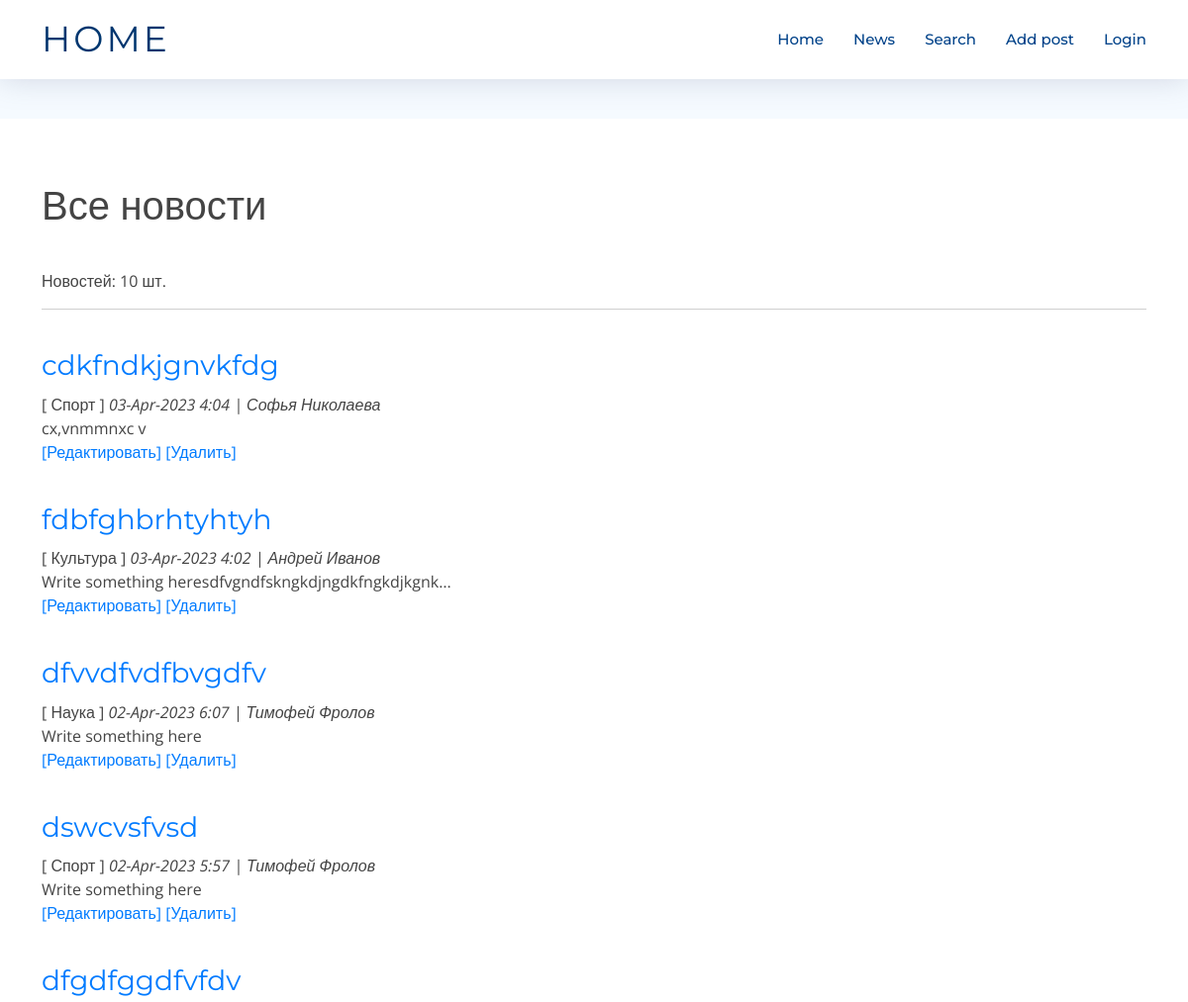
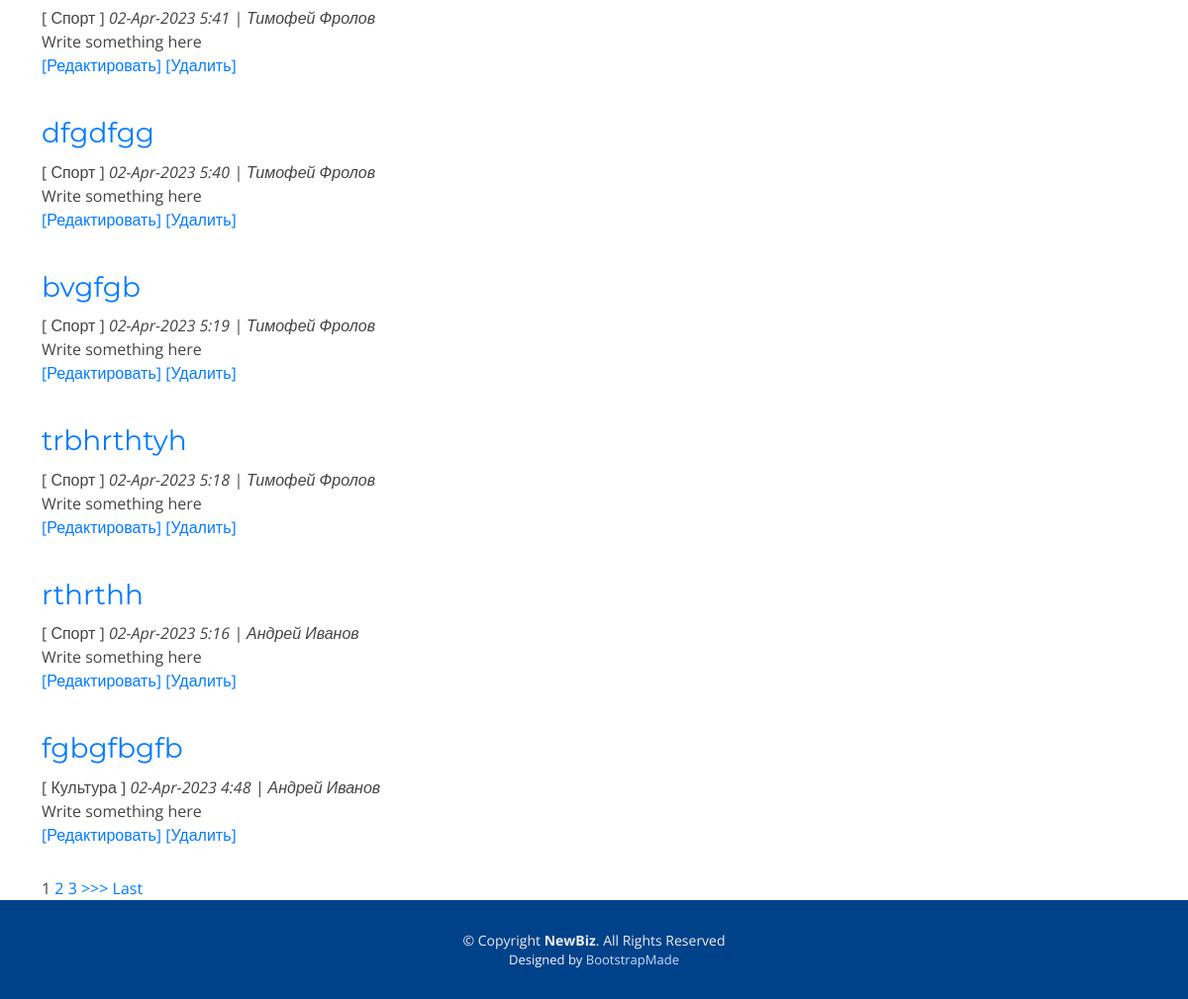
The page /news/ on the database as committed earlier (2 pictures, top to bottom).
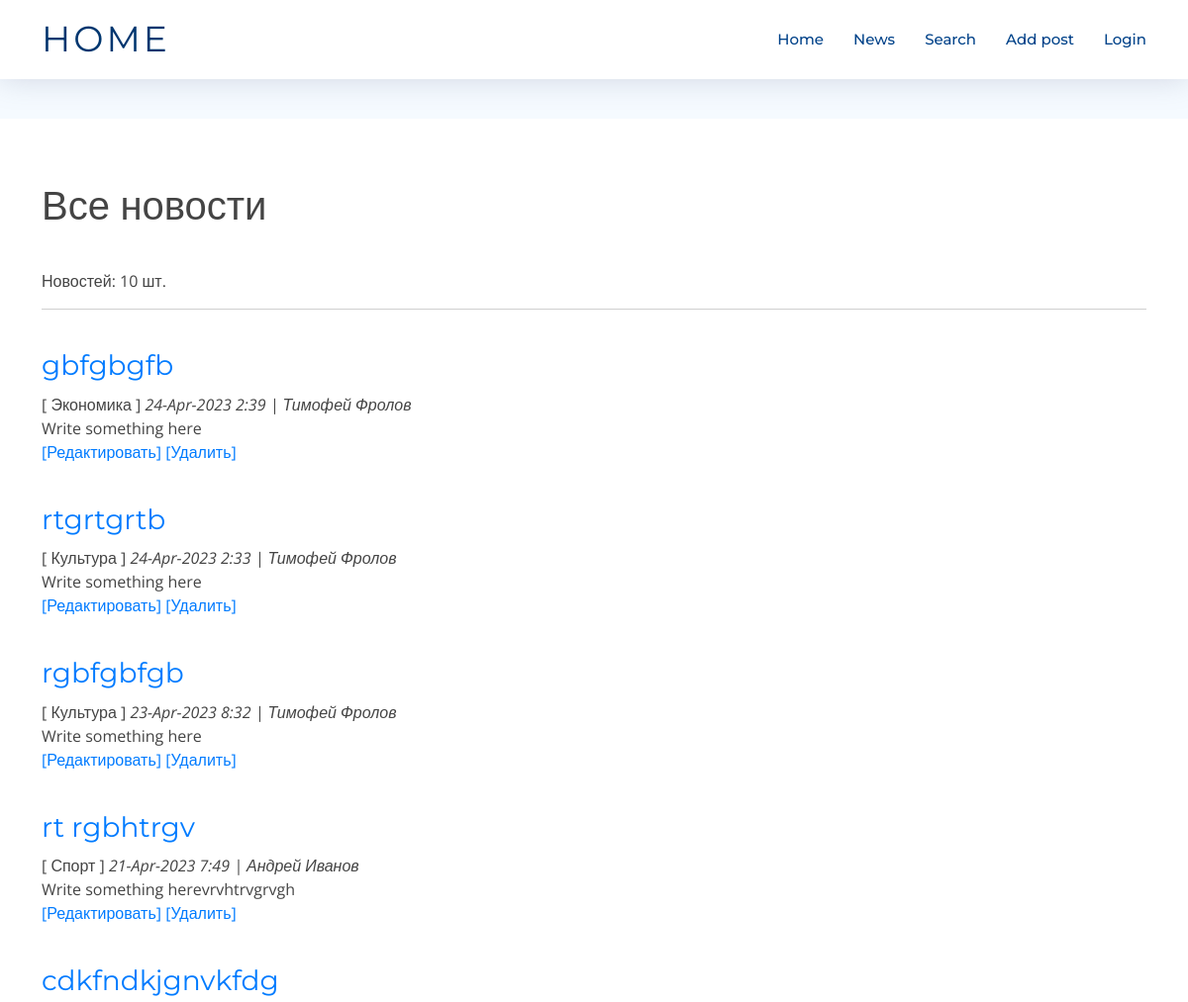
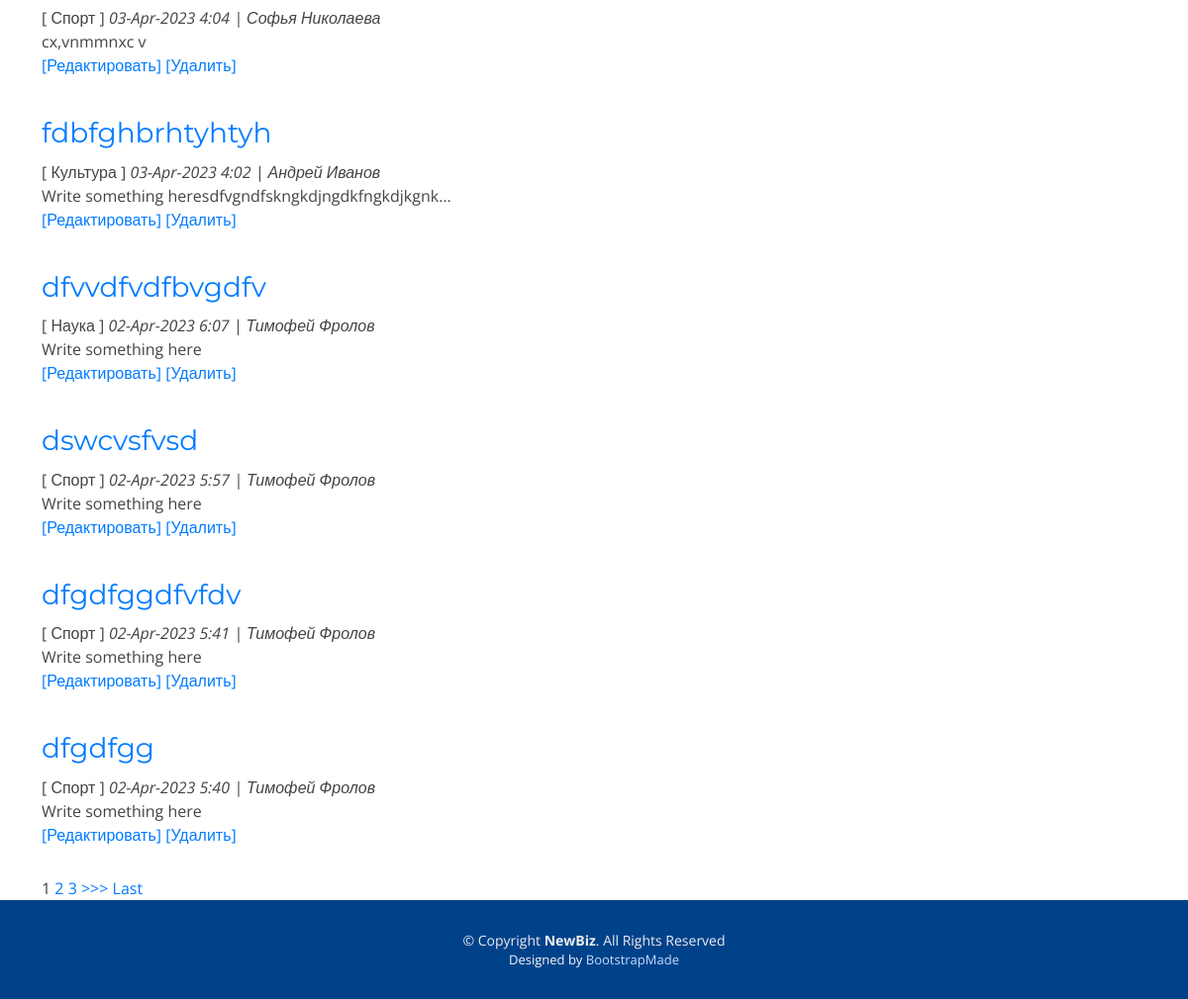
The same page on the database as committed later (2 pictures, top to bottom).
### news/models.py (models this page shows, shortened)
class Post(models.Model):
    author = models.ForeignKey(Author, null=False, on_delete = models.CASCADE)
    article = 'ar'
    news = 'nw'
    TYPES = [
        (article, 'Статья'),
        (news, 'Новость'),
    ]
    type = models.CharField(max_length = 2,
                                choices = TYPES,
                                default = news)
    creation_date_time = models.DateTimeField(auto_now_add = True)
    category = models.ManyToManyField(Category, through = 'PostCategory')
    header = models.CharField(max_length=255, null=False)
    main_text = models.TextField()
    rating = models.IntegerField(default=0)

class Category(models.Model):
    name = models.CharField(unique=True, max_length=255, null=False)
    user = models.ManyToManyField(User, through = 'UsersSubscribed')
    def __str__(self):
        return f'{self.name}'

class Author(models.Model):
    username = models.OneToOneField(User, on_delete=models.CASCADE)
    user_rating = models.IntegerField(default=0)

### news/views.py (the view, shortened to what this page needs)
# urls.py: path('', cache_page(60*5) (PostsList.as_view())),
class PostsList(ListView):
    model = Post
    template_name = 'posts.html'
    context_object_name = 'posts'
    queryset = Post.objects.order_by('-id')
    paginate_by = 10
    form_class = PostForm
    fields = '__all__'
    def get_context_data(self, **kwargs):
        context = super().get_context_data(**kwargs)
        context['categories'] = Category.objects.all()
        context['authors'] = Author.objects.all()
        context['types'] = Post.TYPES
        context['form'] = PostForm()
        return context

### news/templatetags/custom_filters.py (called while the page is built)
@register.filter(name='censor')
def censor(value):
    return " ".join([word[0] + "*"*(len(word)-2) + word[-1] if word.lower() in stop_words.filter_words else word for word in value.split()])

### templates/posts.html (shortened to what this page needs)
{% extends 'flatpages/default.html' %}
{% load custom_filters %}
{% block content %}
<h1>Все новости</h1>
    Новостей: {{ posts | length}} шт.
    <hr>
    {% if posts %}
        {% for post in posts %}
            <span><h3><a href="{{ post.id }}">{{ post.header | censor  }} </a></h3>
            <p>
                {% for each in post.category.filter %}
                [ {{each}} ]
                {% endfor %}
                 <i>{{ post.creation_date_time| date:'d-M-Y g:i' }} |
                  {{ post.author.username.first_name}} {{ post.author.username.last_name}}</i><br>
            {{ post.main_text|censor|truncatechars:50 }}
            <br>
            <a href="{% url 'edit_post' post.id %}">[Редактировать]</a>
            <a href="{% url 'delete_post' post.id %}">[Удалить]</a>
            </p>
            </span>
        {% endfor %}
    {% else %}
        <h2>Новостей нет!</h2>
    {% endif %}
    {% if is_paginated %}
        {% for num in page_obj.paginator.page_range %}
            {% if page_obj.number == num %}
                <a>{{ num }}</a>
            {% elif num > page_obj.number|add:'-3' and num < page_obj.number|add:'3' %}
                <a href="?page={{ num }}">{{ num }}</a>
            {% endif %}
        {% endfor %}
        {% if page_obj.has_next %}
            <a href="?page={{ page_obj.next_page_number }}">>>></a>
            <a href="?page={{ page_obj.paginator.num_pages }}">Last</a>
        {% endif %}
    {% endif %}
{% endblock content %}

### templates/flatpages/default.html (shortened to what this page needs)
{% load static %}
{% load cache %}
    {% cache 300 header %}
        {% block header %}
<!DOCTYPE html>
<html lang="en">
<head>
  <link href="{% static 'assets/vendor/aos/aos.css' %}" rel="stylesheet">
  <link href="{% static 'assets/vendor/bootstrap/css/bootstrap.min.css' %}" rel="stylesheet">
  <link href="{% static 'assets/vendor/bootstrap-icons/bootstrap-icons.css' %}" rel="stylesheet">
  <link href="{% static 'assets/vendor/glightbox/css/glightbox.min.css' %}" rel="stylesheet">
  <link href="{% static 'assets/vendor/swiper/swiper-bundle.min.css' %}" rel="stylesheet">
  <link href="{% static 'assets/css/style.css' %}" rel="stylesheet">
</head>
<body>
  <header id="header" class="fixed-top d-flex align-items-center">
    <div class="container d-flex justify-content-between">
      <div class="logo">
        <h1><a href="/news/">Home</a></h1>
      </div>
      <nav id="navbar" class="navbar">
        <ul>
          <li><a class="nav-link scrollto " href="/news/">Home</a></li>
          <li><a class="nav-link scrollto" href="/news/">News</a></li>
          <li><a class="nav-link scrollto" href="/news/search">Search</a></li>
          <li><a class="nav-link scrollto" href="/news/add">Add post</a></li>
          {% endblock header %}
          {% endcache %}
          {% if user.is_authenticated %}
          {% if is_not_author %}
          <li><a class="nav-link scrollto" href="{% url 'success' %}">{ Стать автором }</a></li>
          {% endif %}
          <li><a class="nav-link scrollto" href="/profile/">[{{ user.get_username }}]</a></li>
          <li><a class="nav-link scrollto" href="{% url 'account_logout' %}?next={{ request.path }}" >Logout</a></li>
          {% else %}
          <li><a class="nav-link scrollto" href="{% url 'account_login' %}?next={{ request.path }}">Login</a></li>
          {% endif %}
        </ul>
        {% cache 300 navbar %}
        {% block navbar %}
      </nav>
    </div>
  </header>
  <main id="main">
    <section class="breadcrumbs">
    </section>
    {% endblock navbar %}
    {% endcache %}
    <section class="inner-page pt-4">
      <div class="container">
        {% block content %}{% endblock content %}
      </div>
    </section>
    {% cache 300 footer %}
    {% block footer %}
  </main>
  <footer id="footer">
    <div class="container">
      <div class="copyright">
        &copy; Copyright <strong>NewBiz</strong>. All Rights Reserved
      </div>
      <div class="credits">
        Designed by <a href="https://bootstrapmade.com/">BootstrapMade</a>
      </div>
    </div>
  </footer>
</body>
</html>
{% endblock footer %}
{% endcache %}

### static/assets/css/style.css (style rules this page uses)
body { background: #fff; color: #444; font-family: "Open Sans", sans-serif; }
a { color: #007bff; text-decoration: none; transition: 0.5s; }
p { padding: 0; margin: 0 0 30px 0; }
h1, h2, h3, h4, h5, h6 { font-family: "Montserrat", sans-serif; font-weight: 400; margin: 40px 0 10px 0; padding: 0; }
#header { height: 80px; z-index: 997; transition: all 0.5s; background: #fff; box-shadow: 0px 0px 30px rgba(127, 137, 161, 0.3); }
#header .logo h1 { font-size: 36px; margin: 0; padding: 0; font-weight: 400; letter-spacing: 3px; text-transform: uppercase; }
#header .logo h1 a, #header .logo h1 a:hover { color: #00366f; text-decoration: none; }
.navbar { padding: 0; }
.navbar ul { margin: 0; padding: 0; display: flex; list-style: none; align-items: center; }
.navbar li { position: relative; }
.navbar a, .navbar a:focus { display: flex; align-items: center; justify-content: space-between; padding: 10px 0 10px 30px; font-family: "Montserrat", sans-serif; font-size: 15px; color: #004289; font-weight: 500; white-space: nowrap; transition: 0.3s; }
section { overflow: hidden; }
.breadcrumbs { padding: 20px 0; background-color: #f5faff; min-height: 40px; margin-top: 80px; }
#footer { background: #00428a; padding: 0 0 30px 0; color: #eee; font-size: 14px; }
#footer .copyright { text-align: center; padding-top: 30px; }
#footer .credits { text-align: center; font-size: 13px; color: #f1f7ff; }
#footer .credits a { color: #bfddfe; }

Rows that differ between the two databases and show on the page:
no longer on this page (row unchanged): Post: header|censor "bvgfgb", creation_date_time "02-Apr-2023 5:19", author.username.first_name "Тимофей", author.username.last_name "Фролов", main_text|censor "Write something here", Category (name "Спорт")
no longer on this page (row unchanged): Post: header|censor "trbhrthtyh", creation_date_time "02-Apr-2023 5:18", author.username.first_name "Тимофей", author.username.last_name "Фролов", main_text|censor "Write something here", Category (name "Спорт")
no longer on this page (row unchanged): Post: header|censor "rthrthh", creation_date_time "02-Apr-2023 5:16", author.username.first_name "Андрей", author.username.last_name "Иванов", main_text|censor "Write something here", Category (name "Спорт")
no longer on this page (row unchanged): Post: header|censor "fgbgfbgfb", creation_date_time "02-Apr-2023 4:48", author.username.first_name "Андрей", author.username.last_name "Иванов", main_text|censor "Write something here", Category (name "Культура")
added Post: header|censor "gbfgbgfb", creation_date_time "24-Apr-2023 2:39", author.username.first_name "Тимофей", author.username.last_name "Фролов", main_text|censor "Write something here"
now on this page (row unchanged): Category: name "Экономика", shown under "gbfgbgfb"
added Post: header|censor "rtgrtgrtb", creation_date_time "24-Apr-2023 2:33", author.username.first_name "Тимофей", author.username.last_name "Фролов", main_text|censor "Write something here", Category (name "Культура")
added Post: header|censor "rgbfgbfgb", creation_date_time "23-Apr-2023 8:32", author.username.first_name "Тимофей", author.username.last_name "Фролов", main_text|censor "Write something here", Category (name "Культура")
added Post: header|censor "rt rgbhtrgv", creation_date_time "21-Apr-2023 7:49", author.username.first_name "Андрей", author.username.last_name "Иванов", main_text|censor "Write something herevrvhtrvgrvgh", Category (name "Спорт")
